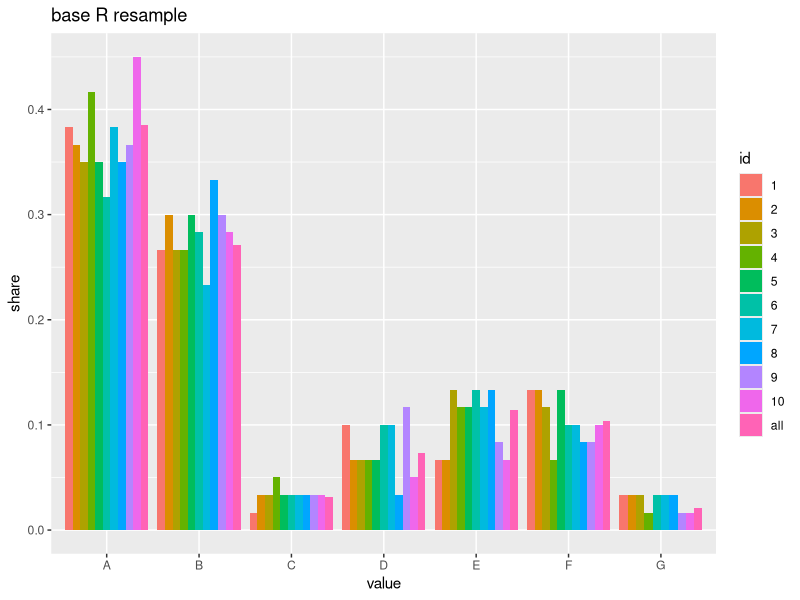
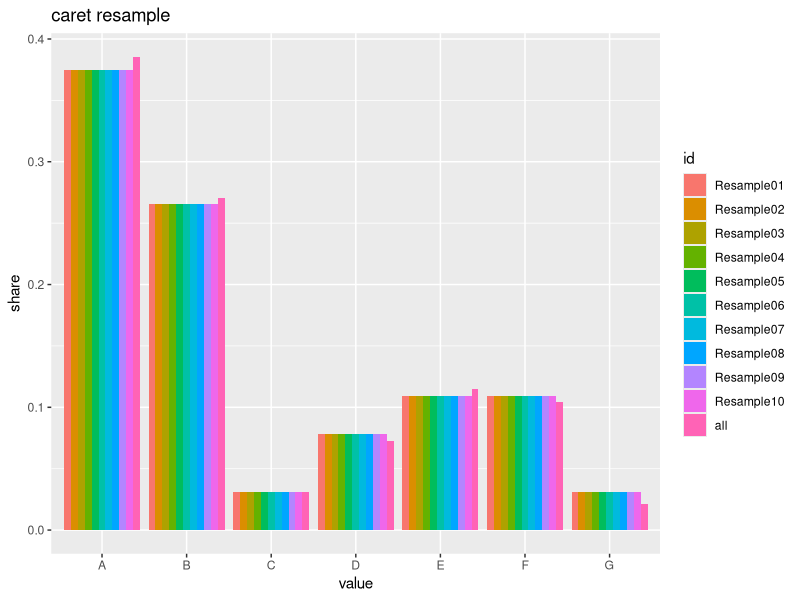

Write R code to recreate these figures, in order.
library(tidyverse)
library(caret)
data(oil)

set.seed(123987)

sample_ids <- 1:10
names(sample_ids) <- sample_ids

resample_base_r_plot <- sample_ids %>%
  purrr::map_df(~ sample(oilType, size = 60) %>% as.tibble,
                .id = "id") %>%
  bind_rows( oilType %>% as.tibble %>% mutate(id="all")) %>%
  mutate(id = forcats::as_factor(id)) %>%
  group_by(id,value) %>%
  summarise(n=n()) %>%
  ungroup %>%
  group_by(id) %>%
  mutate(share = n / sum(n)) %>%
  ungroup %>%
  ggplot(aes(x=value,y=share,fill=id)) + 
  geom_bar(stat = "identity", position = "dodge") +
  ggtitle("base R resample")

ggsave(plot = resample_base_r_plot,
       filename = "resample_base_r_plot.png",
       width = 5,
       height = 4,
       dpi = 100)

resample_caret_plot <- caret::createDataPartition(oilType, times = 10, p = 60/96, list = F) %>%
  as.tibble %>%
  gather(key=id,value=value) %>%
  mutate(value = oilType[value])  %>%
  bind_rows( oilType %>% as.tibble %>% mutate(id="all")) %>%
  mutate(id = forcats::as_factor(id)) %>%
  group_by(id,value) %>%
  summarise(n=n()) %>%
  ungroup %>%
  group_by(id) %>%
  mutate(share = n / sum(n)) %>%
  ungroup %>%
  ggplot(aes(x=value,y=share,fill=id)) + 
  geom_bar(stat = "identity", position = "dodge") +
  ggtitle("caret resample")

ggsave(plot = resample_caret_plot,
       filename = "rresample_caret_plot.png",
       width = 5,
       height = 4,
       dpi = 100)
